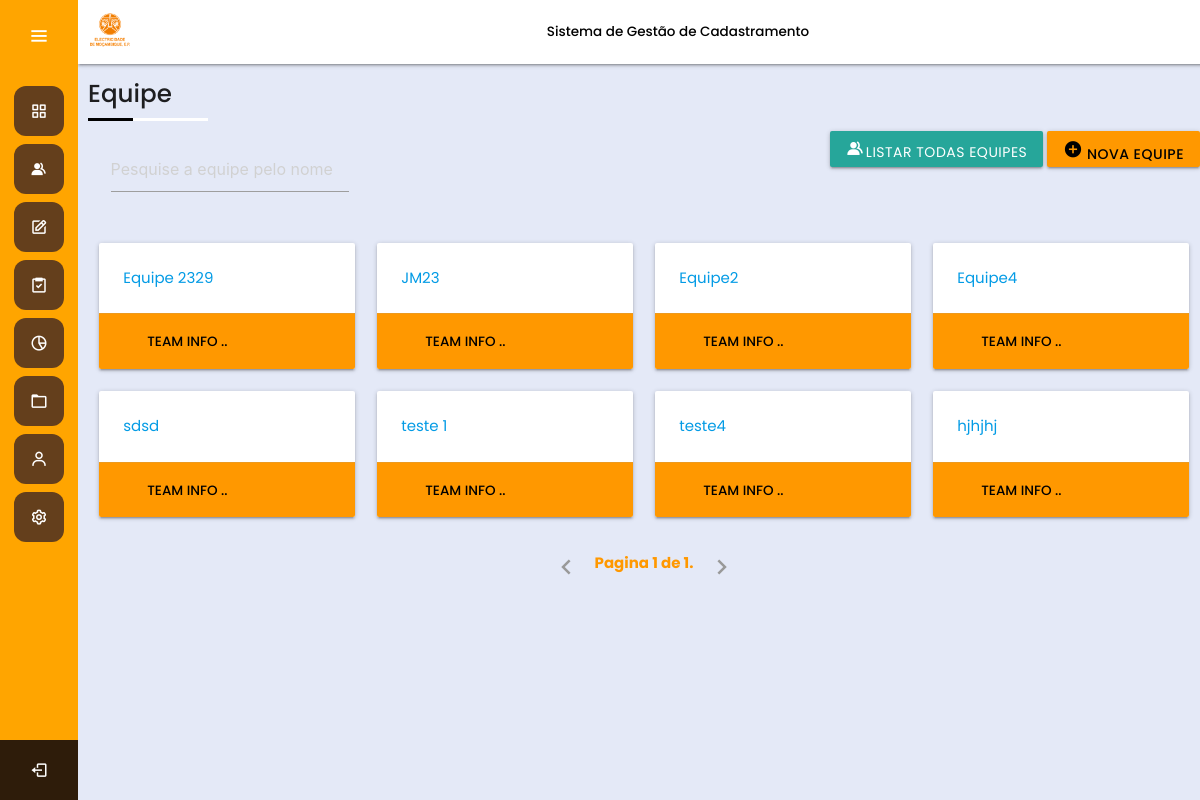
Page /team/ (signed in) on the committed database.
### Team/models.py (models this page shows, shortened)
class Team(models.Model):
    name = models.CharField(max_length=100, unique=True)
    slug = models.SlugField(default="", null=False)
    state = models.BooleanField(default=True)
    asc = models.ForeignKey(ASC, on_delete=models.CASCADE)
    creator = models.ForeignKey(User, on_delete=models.CASCADE, related_name='created_teams')
    membros = models.ForeignKey(User, on_delete=models.CASCADE, related_name='teams_members', limit_choices_to={'user_type__in':['tecnico_campo']}, default=1)
    membros_1 = models.ForeignKey(User, on_delete=models.CASCADE, related_name='teams_members_1', limit_choices_to={'user_type__in':['tecnico_campo']}, default=1)
    supervisor = models.ForeignKey(User, on_delete=models.CASCADE, related_name='teams_supervisor', limit_choices_to={'user_type__in':['supervisor_campo']}, default=1)
    date_created = models.DateTimeField(default=timezone.now)

### Team/views.py (the view, shortened to what this page needs)
# urls.py: path('', views.Templateview.as_view(), name='project_show'),
class Templateview(TemplateView):
    template_name = "team_view.html"
    def get_context_data(self, **kwargs):
        context = super().get_context_data(**kwargs)
        all_teams = Team.objects.all()
        page = self.request.GET.get('page', 1)
        paginator = Paginator(all_teams, 8)  # Show 10 teams per page
        try:
            teams = paginator.page(page)
        except PageNotAnInteger:
            teams = paginator.page(1)
        except EmptyPage:
            teams = paginator.page(paginator.num_pages)
        context['equipes'] = teams
        return context

### Accounts/models.py (called while the page is built)
    def __str__(self):
        return self.nome

### templates/team_view.html (shortened to what this page needs)
{% extends "base.html" %}
{% load static %}
{% load materializecss %}
{% block page_header %}
  Equipe
{% endblock page_header %}
{% block content_main %}
     <div class="row">
         <div class="col s7">
         <form method="POST" action="{% url 'Team:team_show' %}" >
             <div class="input-field col s5">
               <input id="search" type="search" name="search" required placeholder="Pesquise a equipe pelo nome">
             </div>
          </form>
       </div>
       <div class="right">
            <a href="{% url 'Team:team_show' %}" class="btn"> <i class="bx bxs-group icon"></i>Listar Todas Equipes </a>
            <a href="{% url 'Team:team_create' %}" class="btn orange black-text"> <i class="material-icons">add_circle</i>
              Nova Equipe</a>
       </div>
    </div>
       <div class="row">
  {% if result %}
    {% for equipe in  result %}
    <div class="col s4 m3">
   <a  class="text-dark"  href="{% url 'Team:team_detail' pk=equipe.pk %}">
      <div class="card horizontal">
        <div class="card-image">
        </div>
        <div class="card-stacked">
          <div class="card-content">
          <p> <i class="bx bxs-group icon"></i> {{equipe.name}} </p>
          </div>
          <div class="card-action orange">
            <a href="#" class="white-text">Team info ..</a>
          </div>
        </div>
      </div>
    </a>
    </div>
    {% endfor %}
    {% else %}
    {% for equipe in equipes %}
    <div class="col s4 m3">
      <a class="text-dark" href="{% url 'Team:team_detail' pk=equipe.pk %}">
      <div class="card horizontal">
        <div class="card-stacked">
          <div class="card-content">
             <p>  {{equipe.name}}</p>
          </div>
          <div class="card-action orange">
            <a href="" class="black-text">Team info ..</a>
          </div>
        </div>
      </div>
    </a>
    </div>
    {% endfor %}
    {% endif %}
         </div>
 <ul class="pagination center orange-text" style="font-weight: bold">
  {% if equipes.has_previous %}
   <li class="waves-effect"><a href="?page={{ equipes.previous_page_number }}"><i class="material-icons text-custom-color">chevron_left</i></a></li>
 {% else %}
   <li class="disabled"><a><i class="material-icons">chevron_left</i></a></li>
 {% endif %}
 <span class="current text-custom-color">
   Pagina {{ equipes.number }} de {{ equipes.paginator.num_pages }}.
 </span>
 {% if equipes.has_next %}
   <li class="waves-effect"><a href="?page={{ equipes.next_page_number }}"><i class="material-icons text-custom-color">chevron_right</i></a></li>
 {% else %}
   <li class="disabled"><a><i class="material-icons">chevron_right</i></a></li>
 {% endif %}
</ul>
{% endblock content_main %}

### static/css/style.css (style rules this page uses)
* { margin: 0; padding: 0; box-sizing: border-box; font-family: "Poppins" , sans-serif; }
:root { --third-padding: 5px; --main-margin: 25px; --fourth-padding: 14px; --white-color: #fff; }
.black-text { font-size: 0.90rem; font-weight: 500; }

### rows in the picture
Team: name "Equipe 2329"
Team: name "JM23"
Team: name "Equipe2"
Team: name "Equipe4"
Team: name "sdsd"
Team: name "teste 1"
Team: name "teste4"
Team: name "hjhjhj"

### other values in the picture
{{ equipes.number }} "1"
{{ equipes.paginator.num_pages }} "1"
